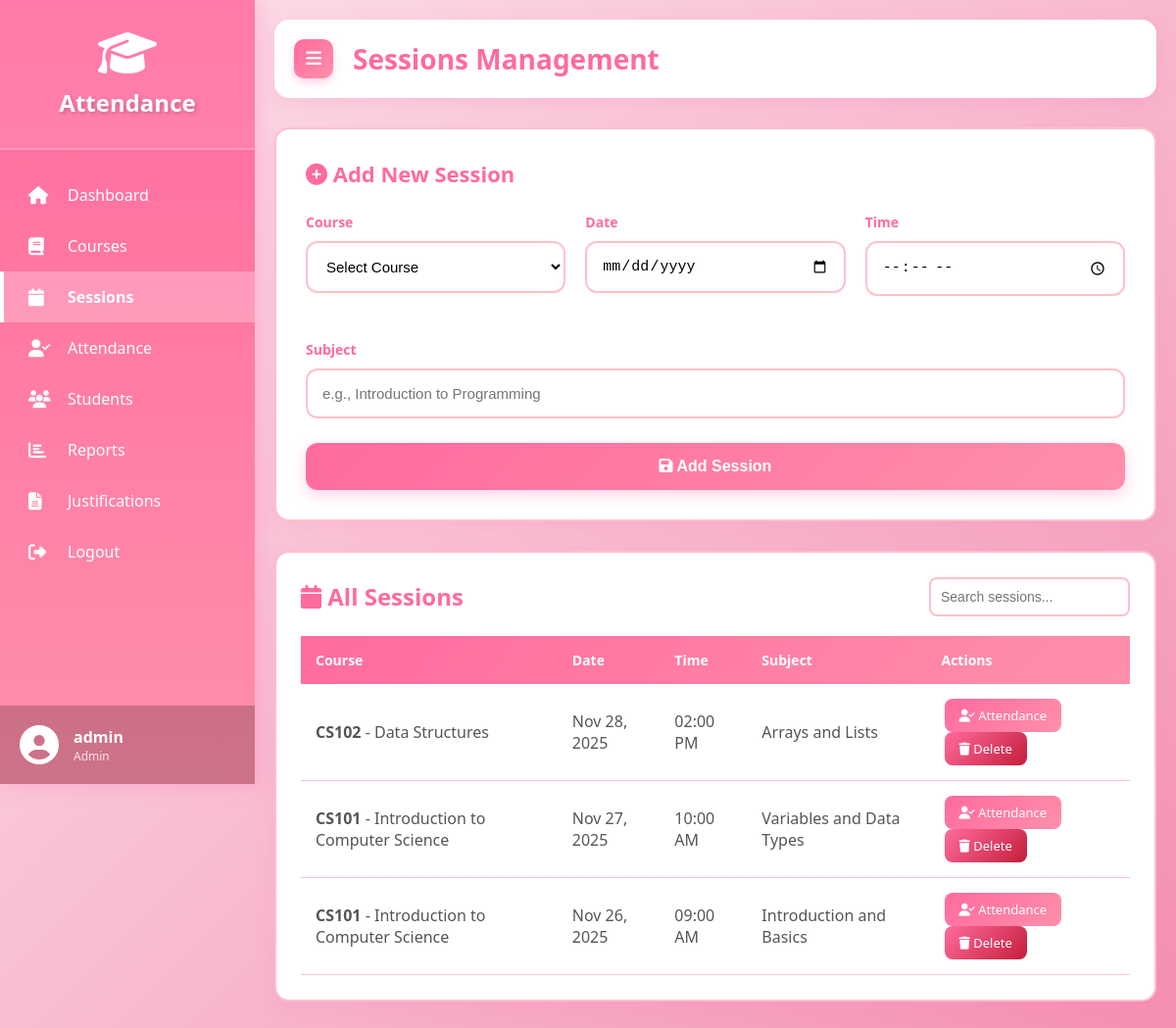
The page /sessions.php (signed in) on the database its author committed.
### tables this page shows
CREATE TABLE `sessions` (
  `id` int(11) NOT NULL,
  `course_id` int(11) NOT NULL,
  `session_date` date NOT NULL,
  `session_time` time DEFAULT NULL,
  `subject` varchar(255) DEFAULT NULL,
  `created_at` timestamp NOT NULL DEFAULT current_timestamp()
);

CREATE TABLE `courses` (
  `id` int(11) NOT NULL,
  `code` varchar(50) NOT NULL,
  `name` varchar(100) NOT NULL,
  `professor_id` int(11) DEFAULT NULL,
  `created_at` timestamp NOT NULL DEFAULT current_timestamp()
);

### sessions.php (the view, shortened to what this page needs)
<?php
$conn = getDBConnection();
$sessions = $conn->query("
    SELECT s.*, c.name as course_name, c.code as course_code
    FROM sessions s
    JOIN courses c ON s.course_id = c.id
    ORDER BY s.session_date DESC, s.session_time DESC
");
include 'includes/header.php';
?>
<div class="form-container">
    <h2><i class="fas fa-plus-circle"></i> Add New Session</h2>
    <form method="POST" action="">
        <div class="form-row">
            <div class="form-group">
                <label>Course</label>
                <select name="course_id" required>
                    <option value="">Select Course</option>
                </select>
            </div>
            <div class="form-group">
                <label>Date</label>
                <input type="date" name="session_date" required>
            </div>
            <div class="form-group">
                <label>Time</label>
                <input type="time" name="session_time" required>
            </div>
        </div>
        <div class="form-group">
            <label>Subject</label>
            <input type="text" name="subject" placeholder="e.g., Introduction to Programming" required>
        </div>
        <button type="submit" class="btn">
            <i class="fas fa-save"></i> Add Session
        </button>
    </form>
</div>
<div class="table-container">
    <div class="table-header">
        <h2><i class="fas fa-calendar"></i> All Sessions</h2>
        <input type="text" id="tableSearch" placeholder="Search sessions..." style="padding: 10px; border: 2px solid #ffc0cb; border-radius: 8px;">
    </div>
    <table>
        <thead>
            <tr>
                <th>Course</th>
                <th>Date</th>
                <th>Time</th>
                <th>Subject</th>
                <th>Actions</th>
            </tr>
        </thead>
        <tbody>
            <?php while ($session = $sessions->fetch_assoc()): ?>
            <tr>
                <td><strong><?php echo htmlspecialchars($session['course_code']); ?></strong> - <?php echo htmlspecialchars($session['course_name']); ?></td>
                <td><?php echo date('M d, Y', strtotime($session['session_date'])); ?></td>
                <td><?php echo date('h:i A', strtotime($session['session_time'])); ?></td>
                <td><?php echo htmlspecialchars($session['subject']); ?></td>
                <td>
                    <a href="attendance.php?session_id=<?php echo $session['id']; ?>" class="btn-sm btn-primary">
                        <i class="fas fa-user-check"></i> Attendance
                    </a>
                    <a href="?delete=<?php echo $session['id']; ?>" class="btn-sm btn-danger btn-delete">
                        <i class="fas fa-trash"></i> Delete
                    </a>
                </td>
            </tr>
            <?php endwhile; ?>
        </tbody>
    </table>
</div>
<?php
include 'includes/footer.php';
?>

### css/style.css (style rules this page uses)
* { margin: 0; padding: 0; box-sizing: border-box; }
body { font-family: 'Segoe UI', Tahoma, Geneva, Verdana, sans-serif; background: linear-gradient(135deg, #fce4ec 0%, #f8bbd0 50%, #f48fb1 100%); min-height: 100vh; }
.form-group { margin-bottom: 25px; }
.form-group label { display: block; color: #ff6b9d; font-weight: 600; margin-bottom: 10px; font-size: 14px; }
.form-group input, .form-group select, .form-group textarea { width: 100%; padding: 15px; border: 2px solid #ffc0cb; border-radius: 12px; font-size: 15px; transition: all 0.3s ease; background: #fff; }
.btn { width: 100%; padding: 15px; background: linear-gradient(135deg, #ff6b9d, #ff8fab); color: white; border: none; border-radius: 12px; font-size: 16px; font-weight: 600; cursor: pointer; transition: all 0.3s ease; box-shadow: 0 5px 15px rgba(255, 105, 180, 0.3); }
.table-container { background: white; border-radius: 15px; padding: 25px; box-shadow: 0 5px 20px rgba(255, 105, 180, 0.15); border: 2px solid #ffc0cb; overflow-x: auto; margin-bottom: 30px; }
.table-header { display: flex; justify-content: space-between; align-items: center; margin-bottom: 20px; flex-wrap: wrap; gap: 15px; }
.table-header h2 { color: #ff6b9d; font-size: 24px; }
table { width: 100%; border-collapse: collapse; }
thead { background: linear-gradient(135deg, #ff6b9d, #ff8fab); }
thead th { padding: 15px; text-align: left; color: white; font-weight: 600; font-size: 14px; }
tbody tr { border-bottom: 1px solid #ffc0cb; transition: all 0.3s ease; }
tbody td { padding: 15px; color: #555; }
.btn-sm { padding: 8px 15px; font-size: 13px; border-radius: 8px; border: none; cursor: pointer; transition: all 0.3s ease; margin: 0 3px; display: inline-block; text-decoration: none; }
.btn-primary { background: linear-gradient(135deg, #ff6b9d, #ff8fab); color: white; }
.btn-danger { background: linear-gradient(135deg, #ff6b9d, #c41e3a); color: white; }
.form-container { background: white; padding: 30px; border-radius: 15px; box-shadow: 0 5px 20px rgba(255, 105, 180, 0.15); border: 2px solid #ffc0cb; margin-bottom: 30px; }
.form-container h2 { color: #ff6b9d; margin-bottom: 25px; font-size: 22px; }
.form-row { display: grid; grid-template-columns: repeat(auto-fit, minmax(250px, 1fr)); gap: 20px; margin-bottom: 20px; }
input[type="text"]#tableSearch { padding: 10px 15px; border: 2px solid #ffc0cb; border-radius: 8px; font-size: 14px; transition: all 0.3s ease; }

### rows shown on the page
sessions: course.code "CS102", course.name "Data Structures", session_date "Nov 28, 2025", session_time "02:00 PM", subject "Arrays and Lists"
sessions: course.code "CS101", course.name "Introduction to Computer Science", session_date "Nov 27, 2025", session_time "10:00 AM", subject "Variables and Data Types"
sessions: course.code "CS101", course.name "Introduction to Computer Science", session_date "Nov 26, 2025", session_time "09:00 AM", subject "Introduction and Basics"

### other values the page prints
$_SESSION['username'] "admin"
$_SESSION['role'] "Admin"
$pageTitle "Sessions Management"
